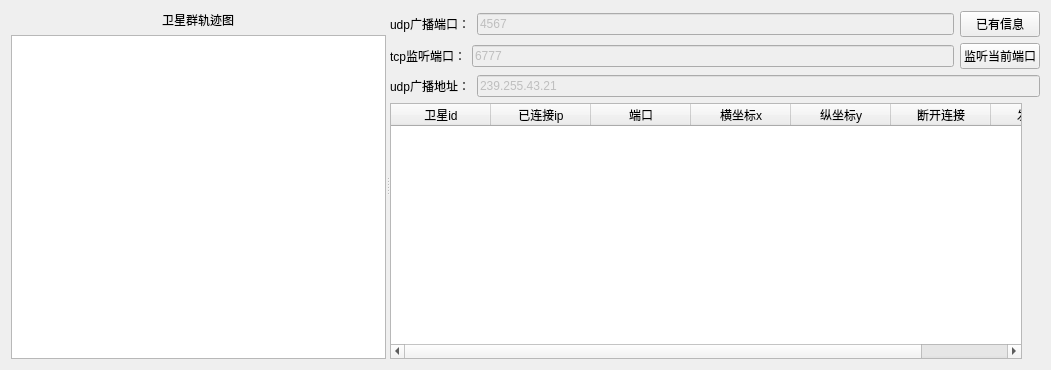
<?xml version="1.0" encoding="UTF-8"?>
<ui version="4.0">
 <class>server</class>
 <widget class="QWidget" name="server">
  <property name="geometry">
   <rect>
    <x>0</x>
    <y>0</y>
    <width>1051</width>
    <height>370</height>
   </rect>
  </property>
  <property name="windowTitle">
   <string>Form</string>
  </property>
  <layout class="QVBoxLayout" name="verticalLayout_3">
   <item>
    <widget class="QSplitter" name="splitter">
     <property name="orientation">
      <enum>Qt::Horizontal</enum>
     </property>
     <widget class="QWidget" name="widget" native="true">
      <layout class="QVBoxLayout" name="verticalLayout_2">
       <item alignment="Qt::AlignHCenter">
        <widget class="QLabel" name="label_4">
         <property name="text">
          <string>卫星群轨迹图</string>
         </property>
        </widget>
       </item>
       <item>
        <widget class="QGraphicsView" name="graphicsView"/>
       </item>
      </layout>
     </widget>
     <widget class="QWidget" name="widget_2" native="true">
      <property name="sizePolicy">
       <sizepolicy hsizetype="Fixed" vsizetype="Preferred">
        <horstretch>0</horstretch>
        <verstretch>0</verstretch>
       </sizepolicy>
      </property>
      <property name="minimumSize">
       <size>
        <width>650</width>
        <height>0</height>
       </size>
      </property>
      <property name="maximumSize">
       <size>
        <width>650</width>
        <height>16777215</height>
       </size>
      </property>
      <layout class="QVBoxLayout" name="verticalLayout">
       <item>
        <layout class="QHBoxLayout" name="horizontalLayout">
         <item>
          <widget class="QLabel" name="label">
           <property name="sizePolicy">
            <sizepolicy hsizetype="Fixed" vsizetype="Preferred">
             <horstretch>0</horstretch>
             <verstretch>0</verstretch>
            </sizepolicy>
           </property>
           <property name="maximumSize">
            <size>
             <width>100</width>
             <height>16777215</height>
            </size>
           </property>
           <property name="text">
            <string>udp广播端口：</string>
           </property>
          </widget>
         </item>
         <item>
          <widget class="QLineEdit" name="udpport">
           <property name="enabled">
            <bool>false</bool>
           </property>
           <property name="text">
            <string>4567</string>
           </property>
          </widget>
         </item>
         <item>
          <widget class="QPushButton" name="pushButton">
           <property name="sizePolicy">
            <sizepolicy hsizetype="Preferred" vsizetype="Fixed">
             <horstretch>0</horstretch>
             <verstretch>0</verstretch>
            </sizepolicy>
           </property>
           <property name="text">
            <string>已有信息</string>
           </property>
          </widget>
         </item>
        </layout>
       </item>
       <item>
        <layout class="QHBoxLayout" name="horizontalLayout_2">
         <item>
          <widget class="QLabel" name="label_2">
           <property name="sizePolicy">
            <sizepolicy hsizetype="Fixed" vsizetype="Preferred">
             <horstretch>22</horstretch>
             <verstretch>0</verstretch>
            </sizepolicy>
           </property>
           <property name="text">
            <string>tcp监听端口：</string>
           </property>
          </widget>
         </item>
         <item>
          <widget class="QLineEdit" name="tcpport">
           <property name="enabled">
            <bool>false</bool>
           </property>
           <property name="text">
            <string>6777</string>
           </property>
          </widget>
         </item>
         <item>
          <widget class="QPushButton" name="pushButton_2">
           <property name="sizePolicy">
            <sizepolicy hsizetype="Fixed" vsizetype="Fixed">
             <horstretch>24</horstretch>
             <verstretch>0</verstretch>
            </sizepolicy>
           </property>
           <property name="baseSize">
            <size>
             <width>0</width>
             <height>0</height>
            </size>
           </property>
           <property name="text">
            <string>监听当前端口</string>
           </property>
          </widget>
         </item>
        </layout>
       </item>
       <item>
        <layout class="QHBoxLayout" name="horizontalLayout_3">
         <item>
          <widget class="QLabel" name="label_3">
           <property name="text">
            <string>udp广播地址：</string>
           </property>
          </widget>
         </item>
         <item>
          <widget class="QLineEdit" name="multicastip">
           <property name="enabled">
            <bool>false</bool>
           </property>
           <property name="text">
            <string>239.255.43.21</string>
           </property>
          </widget>
         </item>
        </layout>
       </item>
       <item>
        <widget class="QTableWidget" name="tableWidget">
         <property name="sizePolicy">
          <sizepolicy hsizetype="Fixed" vsizetype="Expanding">
           <horstretch>0</horstretch>
           <verstretch>0</verstretch>
          </sizepolicy>
         </property>
         <property name="minimumSize">
          <size>
           <width>632</width>
           <height>0</height>
          </size>
         </property>
         <property name="maximumSize">
          <size>
           <width>632</width>
           <height>16777215</height>
          </size>
         </property>
         <column>
          <property name="text">
           <string>卫星id</string>
          </property>
         </column>
         <column>
          <property name="text">
           <string>已连接ip</string>
          </property>
         </column>
         <column>
          <property name="text">
           <string>端口</string>
          </property>
         </column>
         <column>
          <property name="text">
           <string>横坐标x</string>
          </property>
         </column>
         <column>
          <property name="text">
           <string>纵坐标y</string>
          </property>
         </column>
         <column>
          <property name="text">
           <string>断开连接</string>
          </property>
         </column>
         <column>
          <property name="text">
           <string>发送指令</string>
          </property>
         </column>
        </widget>
       </item>
      </layout>
     </widget>
    </widget>
   </item>
  </layout>
 </widget>
 <resources/>
 <connections/>
</ui>
